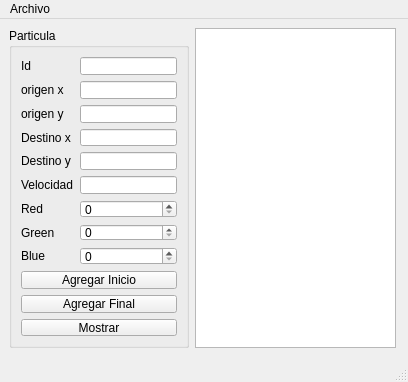
<?xml version="1.0" encoding="UTF-8"?>
<ui version="4.0">
 <class>MainWindow</class>
 <widget class="QMainWindow" name="MainWindow">
  <property name="geometry">
   <rect>
    <x>0</x>
    <y>0</y>
    <width>408</width>
    <height>382</height>
   </rect>
  </property>
  <property name="windowTitle">
   <string>MainWindow</string>
  </property>
  <widget class="QWidget" name="centralwidget">
   <widget class="QGroupBox" name="groupBox">
    <property name="geometry">
     <rect>
      <x>9</x>
      <y>9</y>
      <width>180</width>
      <height>320</height>
     </rect>
    </property>
    <property name="title">
     <string>Particula</string>
    </property>
    <layout class="QGridLayout" name="gridLayout">
     <item row="6" column="1">
      <widget class="QSpinBox" name="sbRed"/>
     </item>
     <item row="4" column="0">
      <widget class="QLabel" name="label_2">
       <property name="text">
        <string>Destino y</string>
       </property>
      </widget>
     </item>
     <item row="1" column="0">
      <widget class="QLabel" name="label_8">
       <property name="text">
        <string>origen x</string>
       </property>
      </widget>
     </item>
     <item row="4" column="1">
      <widget class="QLineEdit" name="leDestinoY"/>
     </item>
     <item row="9" column="0" colspan="2">
      <widget class="QPushButton" name="pbAgregarInicio">
       <property name="text">
        <string>Agregar Inicio</string>
       </property>
      </widget>
     </item>
     <item row="11" column="0" colspan="2">
      <widget class="QPushButton" name="pbMostrar">
       <property name="text">
        <string>Mostrar</string>
       </property>
      </widget>
     </item>
     <item row="7" column="1">
      <widget class="QSpinBox" name="sbGreen"/>
     </item>
     <item row="6" column="0">
      <widget class="QLabel" name="label_4">
       <property name="text">
        <string>Red</string>
       </property>
      </widget>
     </item>
     <item row="10" column="0" colspan="2">
      <widget class="QPushButton" name="pbAgregaFinal">
       <property name="text">
        <string>Agregar Final</string>
       </property>
      </widget>
     </item>
     <item row="3" column="1">
      <widget class="QLineEdit" name="leDestinoX"/>
     </item>
     <item row="5" column="0">
      <widget class="QLabel" name="label_3">
       <property name="text">
        <string>Velocidad</string>
       </property>
      </widget>
     </item>
     <item row="7" column="0">
      <widget class="QLabel" name="label_5">
       <property name="text">
        <string>Green</string>
       </property>
      </widget>
     </item>
     <item row="3" column="0">
      <widget class="QLabel" name="label">
       <property name="text">
        <string>Destino x</string>
       </property>
      </widget>
     </item>
     <item row="8" column="1">
      <widget class="QSpinBox" name="sbBlue"/>
     </item>
     <item row="2" column="0">
      <widget class="QLabel" name="label_7">
       <property name="text">
        <string>origen y</string>
       </property>
      </widget>
     </item>
     <item row="1" column="1">
      <widget class="QLineEdit" name="leOrigenx"/>
     </item>
     <item row="2" column="1">
      <widget class="QLineEdit" name="leOrigenY"/>
     </item>
     <item row="5" column="1">
      <widget class="QLineEdit" name="leVelocidad"/>
     </item>
     <item row="8" column="0">
      <widget class="QLabel" name="label_6">
       <property name="text">
        <string>Blue</string>
       </property>
      </widget>
     </item>
     <item row="0" column="0">
      <widget class="QLabel" name="label_9">
       <property name="text">
        <string>Id</string>
       </property>
      </widget>
     </item>
     <item row="0" column="1">
      <widget class="QLineEdit" name="leId"/>
     </item>
    </layout>
   </widget>
   <widget class="QPlainTextEdit" name="salida">
    <property name="geometry">
     <rect>
      <x>195</x>
      <y>9</y>
      <width>201</width>
      <height>320</height>
     </rect>
    </property>
   </widget>
  </widget>
  <widget class="QMenuBar" name="menubar">
   <property name="geometry">
    <rect>
     <x>0</x>
     <y>0</y>
     <width>408</width>
     <height>22</height>
    </rect>
   </property>
   <widget class="QMenu" name="menuArchivo">
    <property name="title">
     <string>Archivo</string>
    </property>
    <addaction name="actionGuardar_archivo"/>
    <addaction name="actionAbrir_archivo"/>
   </widget>
   <addaction name="menuArchivo"/>
  </widget>
  <widget class="QStatusBar" name="statusbar"/>
  <action name="actionGuardar_archivo">
   <property name="text">
    <string>Guardar archivo</string>
   </property>
   <property name="shortcut">
    <string>Ctrl+S</string>
   </property>
  </action>
  <action name="actionAbrir_archivo">
   <property name="text">
    <string>Abrir archivo</string>
   </property>
   <property name="shortcut">
    <string>Ctrl+O</string>
   </property>
  </action>
 </widget>
 <resources/>
 <connections/>
</ui>
